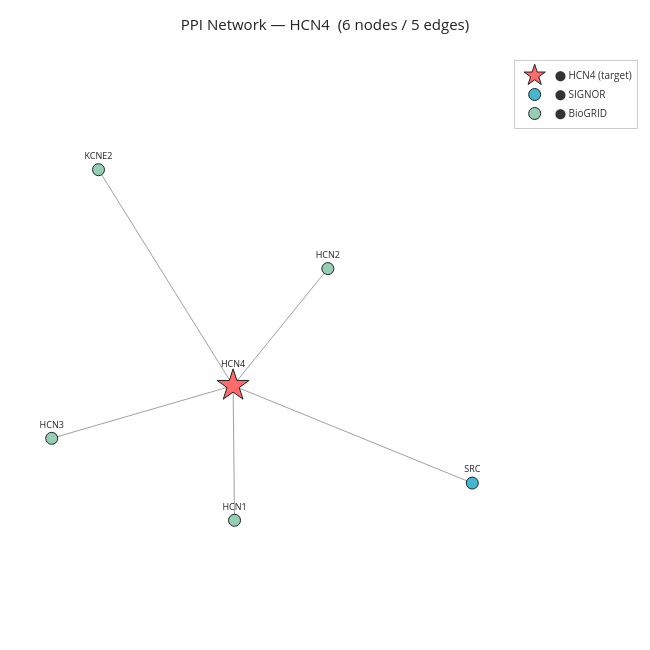

Notebook code cell kept with this figure:
### Markdown cell above
## Step 6c: PPIネットワーク可視化

> **注意**: pyvis が必要です。未インストールの場合: `pip install pyvis networkx`

### Code cell
import subprocess
subprocess.run(["pip", "install", "plotly", "networkx", "--quiet"], check=False)

# 表示するインタラクター数（多すぎると重くなります。推奨: 30〜60）
MAX_NODES = 50

if ppi_graph is not None and ppi_graph.number_of_nodes() > 0:
    fig = net_mod.visualize_network_plotly(
        ppi_graph, GENE,
        enrichment=network_enrichment,
        max_nodes=MAX_NODES,
    )
    if fig is not None:
        fig.show()
    else:
        print("⚠ plotly 未インストール。`pip install plotly` で追加できます。")
else:
    print("⚠ PPIネットワークが空です。Step 5b を先に実行してください。")

### Figure 1 — Plotly figure (JSON) as saved in the notebook; plotly's stock layout.template omitted (floating-point values rounded to 4 significant figures)
{"data": [{"hoverinfo": "none", "line": {"color": "#888", "width": 0.8}, "mode": "lines", "showlegend": false, "type": "scatter", "x": [-0.01362, 1, null, -0.01362, -0.007642, null, -0.01362, -0.7825, null, -0.01362, 0.3879, null, -0.01362, -0.5841, null], "y": [-0.03404, -0.447, null, -0.03404, -0.6047, null, -0.03404, -0.2573, null, -0.03404, 0.4619, null, -0.03404, 0.8811, null]}, {"hoverinfo": "text", "hovertext": ["<b>HCN4</b><br>DB: center<br>Degree: 5"], "marker": {"color": "#FF6B6B", "line": {"color": "#222", "width": 1}, "size": 24, "symbol": "star"}, "mode": "markers+text", "name": "⬤ HCN4 (target)", "text": ["HCN4"], "textfont": {"color": "#222", "size": 9}, "textposition": "top center", "type": "scatter", "x": [-0.01362], "y": [-0.03404]}, {"hoverinfo": "text", "hovertext": ["<b>SRC</b><br>DB: SIGNOR<br>Degree: 1"], "marker": {"color": "#45B7D1", "line": {"color": "#222", "width": 1}, "size": 12, "symbol": "circle"}, "mode": "markers+text", "name": "⬤ SIGNOR", "text": ["SRC"], "textfont": {"color": "#222", "size": 9}, "textposition": "top center", "type": "scatter", "x": [1], "y": [-0.447]}, {"hoverinfo": "text", "hovertext": ["<b>HCN1</b><br>DB: BioGRID<br>Degree: 1", "<b>HCN3</b><br>DB: BioGRID<br>Degree: 1", "<b>HCN2</b><br>DB: BioGRID<br>Degree: 1", "<b>KCNE2</b><br>DB: BioGRID<br>Degree: 1"], "marker": {"color": "#96CEB4", "line": {"color": "#222", "width": 1}, "size": 12, "symbol": "circle"}, "mode": "markers+text", "name": "⬤ BioGRID", "text": ["HCN1", "HCN3", "HCN2", "KCNE2"], "textfont": {"color": "#222", "size": 9}, "textposition": "top center", "type": "scatter", "x": [-0.007642, -0.7825, 0.3879, -0.5841], "y": [-0.6047, -0.2573, 0.4619, 0.8811]}], "layout": {"height": 650, "hovermode": "closest", "legend": {"bgcolor": "rgba(255,255,255,0.85)", "bordercolor": "#CCC", "borderwidth": 1, "font": {"color": "#333", "size": 10}}, "margin": {"b": 20, "l": 20, "r": 20, "t": 60}, "paper_bgcolor": "#FFFFFF", "plot_bgcolor": "#FFFFFF", "showlegend": true, "title": {"font": {"color": "#222", "size": 15}, "text": "PPI Network — HCN4  (6 nodes / 5 edges)", "x": 0.5, "xanchor": "center"}, "width": 650, "xaxis": {"mirror": false, "showgrid": false, "showline": false, "showticklabels": false, "zeroline": false}, "yaxis": {"mirror": false, "scaleanchor": "x", "scaleratio": 1, "showgrid": false, "showline": false, "showticklabels": false, "zeroline": false}}}
